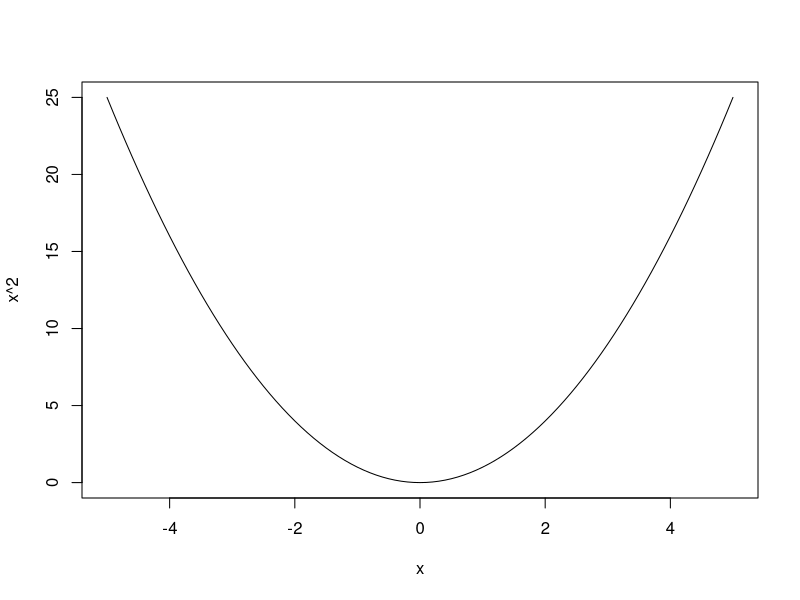

R code for this plot:
## ---- chunk 1
1+1
## ---- chunk 2
sin(10)
## ---- chunk 3
curve(x^2, from=-5,to=5)
